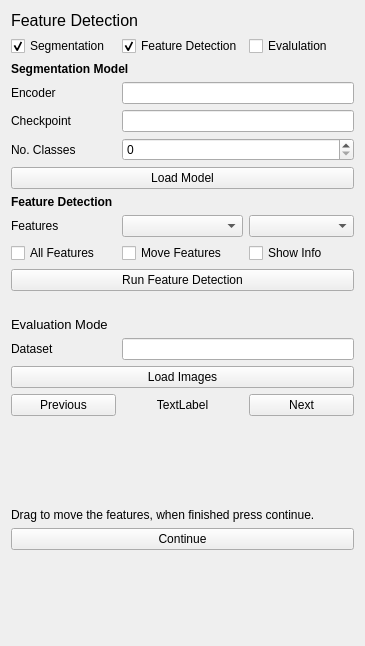
<?xml version="1.0" encoding="UTF-8"?>
<ui version="4.0">
 <class>Form</class>
 <widget class="QWidget" name="Form">
  <property name="geometry">
   <rect>
    <x>0</x>
    <y>0</y>
    <width>365</width>
    <height>646</height>
   </rect>
  </property>
  <property name="windowTitle">
   <string>Form</string>
  </property>
  <layout class="QGridLayout" name="gridLayout">
   <item row="14" column="2">
    <widget class="QCheckBox" name="checkBox_show_info">
     <property name="text">
      <string>Show Info</string>
     </property>
    </widget>
   </item>
   <item row="12" column="2">
    <widget class="QComboBox" name="comboBox_feature_2"/>
   </item>
   <item row="9" column="0">
    <widget class="QLabel" name="label_num_classes">
     <property name="text">
      <string>No. Classes</string>
     </property>
    </widget>
   </item>
   <item row="8" column="1" colspan="2">
    <widget class="QLineEdit" name="lineEdit_checkpoint"/>
   </item>
   <item row="31" column="0" colspan="3">
    <spacer name="verticalSpacer_2">
     <property name="orientation">
      <enum>Qt::Vertical</enum>
     </property>
     <property name="sizeHint" stdset="0">
      <size>
       <width>20</width>
       <height>40</height>
      </size>
     </property>
    </spacer>
   </item>
   <item row="29" column="0" colspan="3">
    <widget class="QLabel" name="label_instructions">
     <property name="text">
      <string>Drag to move the features, when finished press continue.</string>
     </property>
     <property name="wordWrap">
      <bool>true</bool>
     </property>
    </widget>
   </item>
   <item row="26" column="1">
    <widget class="QLabel" name="label_image_path_num">
     <property name="text">
      <string>TextLabel</string>
     </property>
     <property name="alignment">
      <set>Qt::AlignCenter</set>
     </property>
    </widget>
   </item>
   <item row="26" column="0">
    <widget class="QPushButton" name="pushButton_previous_image">
     <property name="text">
      <string>Previous</string>
     </property>
    </widget>
   </item>
   <item row="0" column="0" colspan="3">
    <widget class="QLabel" name="label_title">
     <property name="font">
      <font>
       <pointsize>12</pointsize>
      </font>
     </property>
     <property name="text">
      <string>Feature Detection</string>
     </property>
    </widget>
   </item>
   <item row="9" column="1" colspan="2">
    <widget class="QSpinBox" name="spinBox_num_classes"/>
   </item>
   <item row="11" column="0" colspan="3">
    <widget class="QLabel" name="label_header_features">
     <property name="font">
      <font>
       <weight>75</weight>
       <bold>true</bold>
      </font>
     </property>
     <property name="text">
      <string>Feature Detection</string>
     </property>
    </widget>
   </item>
   <item row="15" column="0" colspan="3">
    <widget class="QPushButton" name="pushButton_run_feature_detection">
     <property name="text">
      <string>Run Feature Detection</string>
     </property>
    </widget>
   </item>
   <item row="1" column="0">
    <widget class="QCheckBox" name="checkBox_use_segmentation">
     <property name="text">
      <string>Segmentation</string>
     </property>
     <property name="checked">
      <bool>true</bool>
     </property>
    </widget>
   </item>
   <item row="25" column="0" colspan="3">
    <widget class="QPushButton" name="pushButton_load_images">
     <property name="text">
      <string>Load Images</string>
     </property>
    </widget>
   </item>
   <item row="7" column="0">
    <widget class="QLabel" name="label_encoder">
     <property name="text">
      <string>Encoder</string>
     </property>
    </widget>
   </item>
   <item row="16" column="0" colspan="3">
    <widget class="QLabel" name="label_info">
     <property name="minimumSize">
      <size>
       <width>0</width>
       <height>0</height>
      </size>
     </property>
     <property name="text">
      <string/>
     </property>
    </widget>
   </item>
   <item row="1" column="1">
    <widget class="QCheckBox" name="checkBox_use_feature_detection">
     <property name="text">
      <string>Feature Detection</string>
     </property>
     <property name="checked">
      <bool>true</bool>
     </property>
    </widget>
   </item>
   <item row="30" column="0" colspan="3">
    <widget class="QPushButton" name="pushButton_continue">
     <property name="text">
      <string>Continue</string>
     </property>
    </widget>
   </item>
   <item row="8" column="0">
    <widget class="QLabel" name="label_checkpoint">
     <property name="text">
      <string>Checkpoint</string>
     </property>
    </widget>
   </item>
   <item row="7" column="1" colspan="2">
    <widget class="QLineEdit" name="lineEdit_encoder"/>
   </item>
   <item row="24" column="0">
    <widget class="QLabel" name="label_dataset">
     <property name="text">
      <string>Dataset</string>
     </property>
    </widget>
   </item>
   <item row="26" column="2">
    <widget class="QPushButton" name="pushButton_next_image">
     <property name="text">
      <string>Next</string>
     </property>
    </widget>
   </item>
   <item row="2" column="0" colspan="3">
    <widget class="QLabel" name="label_header_model">
     <property name="font">
      <font>
       <weight>75</weight>
       <bold>true</bold>
      </font>
     </property>
     <property name="text">
      <string>Segmentation Model</string>
     </property>
    </widget>
   </item>
   <item row="12" column="0">
    <widget class="QLabel" name="label_feature">
     <property name="text">
      <string>Features</string>
     </property>
    </widget>
   </item>
   <item row="1" column="2">
    <widget class="QCheckBox" name="checkBox_use_evaluation">
     <property name="text">
      <string>Evalulation</string>
     </property>
    </widget>
   </item>
   <item row="10" column="0" colspan="3">
    <widget class="QPushButton" name="pushButton_load_model">
     <property name="text">
      <string>Load Model</string>
     </property>
    </widget>
   </item>
   <item row="22" column="0" colspan="3">
    <widget class="QLabel" name="label_header_evalulation">
     <property name="font">
      <font>
       <pointsize>10</pointsize>
      </font>
     </property>
     <property name="text">
      <string>Evaluation Mode</string>
     </property>
    </widget>
   </item>
   <item row="27" column="0" colspan="3">
    <spacer name="verticalSpacer">
     <property name="orientation">
      <enum>Qt::Vertical</enum>
     </property>
     <property name="sizeHint" stdset="0">
      <size>
       <width>20</width>
       <height>40</height>
      </size>
     </property>
    </spacer>
   </item>
   <item row="24" column="1" colspan="2">
    <widget class="QLineEdit" name="lineEdit_image_path_folder"/>
   </item>
   <item row="14" column="1">
    <widget class="QCheckBox" name="checkBox_move_features">
     <property name="text">
      <string>Move Features</string>
     </property>
    </widget>
   </item>
   <item row="12" column="1">
    <widget class="QComboBox" name="comboBox_feature_1"/>
   </item>
   <item row="14" column="0">
    <widget class="QCheckBox" name="checkBox_all_features">
     <property name="text">
      <string>All Features</string>
     </property>
    </widget>
   </item>
  </layout>
 </widget>
 <tabstops>
  <tabstop>checkBox_use_segmentation</tabstop>
  <tabstop>checkBox_use_feature_detection</tabstop>
  <tabstop>checkBox_use_evaluation</tabstop>
  <tabstop>lineEdit_encoder</tabstop>
  <tabstop>lineEdit_checkpoint</tabstop>
  <tabstop>spinBox_num_classes</tabstop>
  <tabstop>pushButton_load_model</tabstop>
  <tabstop>comboBox_feature_1</tabstop>
  <tabstop>comboBox_feature_2</tabstop>
  <tabstop>checkBox_all_features</tabstop>
  <tabstop>checkBox_move_features</tabstop>
  <tabstop>checkBox_show_info</tabstop>
  <tabstop>pushButton_run_feature_detection</tabstop>
  <tabstop>lineEdit_image_path_folder</tabstop>
  <tabstop>pushButton_load_images</tabstop>
  <tabstop>pushButton_previous_image</tabstop>
  <tabstop>pushButton_next_image</tabstop>
  <tabstop>pushButton_continue</tabstop>
 </tabstops>
 <resources/>
 <connections/>
</ui>
